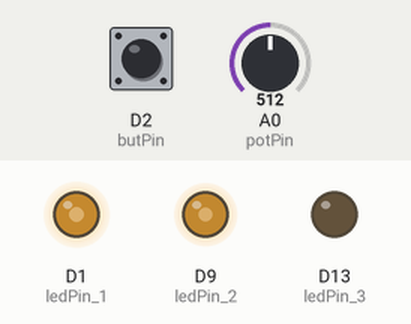
This program was run on a simulated STM32 Nucleo. Shown: output pins drawn as LEDs (lit = HIGH). The inputs (shaded band) are chosen by the test bench; at power-on: A0 (potPin) = 512, D2 (butPin) LOW. What the program prints to the serial monitor is not drawn.

Above: at 1.2 s.
1.3 s: A0 (potPin) set to 716
At 2.0 s:
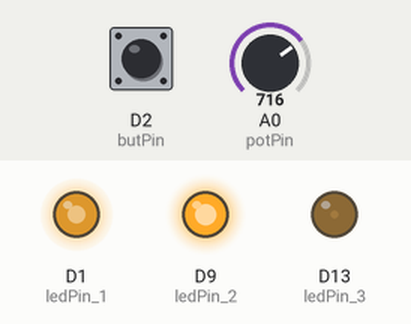
2.9 s: D2 (butPin) pulled HIGH for 0.15 s
At 3.11 s:
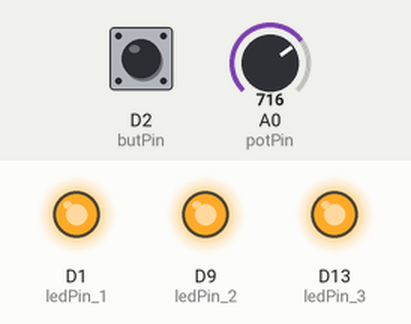
4.7 s: A0 (potPin) set to 900
At 5.1 s:
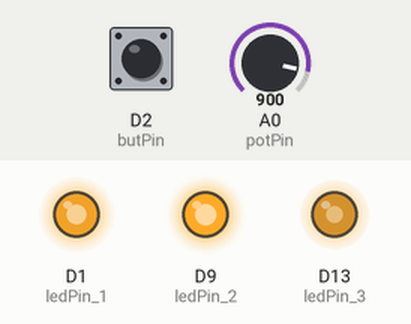
6.3 s: A0 (potPin) set to 306
At 7.6 s:
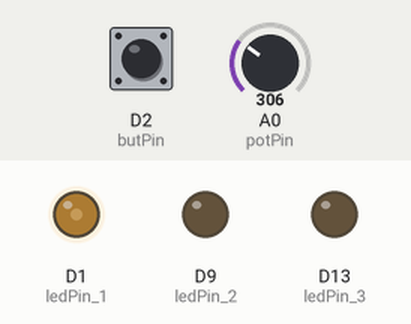
7.9 s: A0 (potPin) set to 162
At 9.1 s:
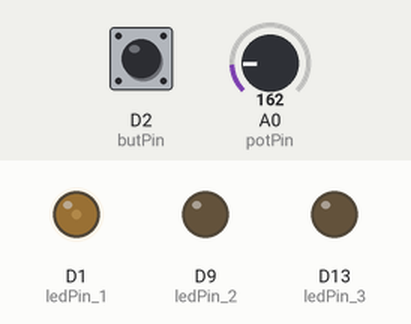
9.5 s: A0 (potPin) set to 1023
At 10.5 s:
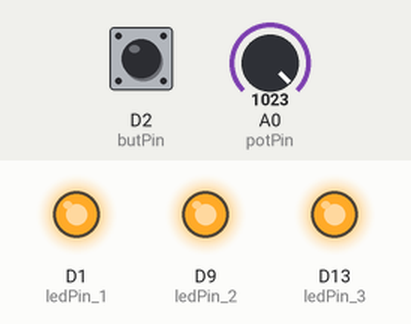
Timing chart, 0 to 12.5 s (numbered marks = the images above; inputs shaded):
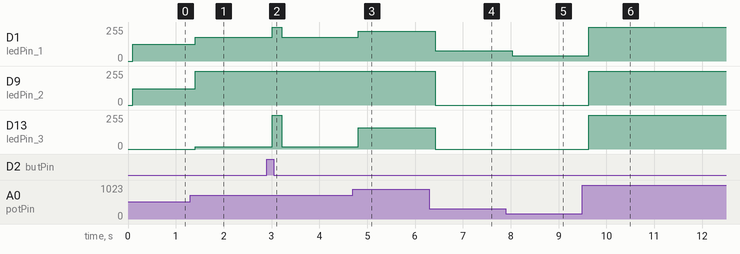

Measured:
- after the input at 1.3 s, D1 (ledPin_1): 127/255 → 178/255 after 0.10 s; D9 (ledPin_2): 121/255 → 255/255 after 0.11 s; D13 (ledPin_3): 0/255 → 18/255 after 0.11 s
- after the input at 2.9 s, D1 (ledPin_1): 178/255 → 255/255 after 0.11 s, → 178/255 0.20 s later; D13 (ledPin_3): 18/255 → 255/255 after 0.11 s, → 18/255 0.20 s later
- after the input at 4.7 s, D1 (ledPin_1): 178/255 → 224/255 after 0.12 s; D13 (ledPin_3): 18/255 → 159/255 after 0.12 s
- after the input at 6.3 s, D1 (ledPin_1): 224/255 → 76/255 after 0.12 s; D9 (ledPin_2): 255/255 → 0/255 after 0.12 s; D13 (ledPin_3): 159/255 → 0/255 after 0.12 s
- after the input at 7.9 s, D1 (ledPin_1): 76/255 → 40/255 after 0.13 s
- after the input at 9.5 s, D1 (ledPin_1): 40/255 → 255/255 after 0.13 s; D9 (ledPin_2), D13 (ledPin_3): 0/255 → 255/255 after 0.13 s

The program:

main.cpp
```cpp
#include <Arduino.h>

const int potPin = A0;
const int butPin = 2;
const int ledPin_1 = 1;
const int ledPin_2 = 9;
const int ledPin_3 = 13;

void setup()
{
  pinMode(potPin, INPUT);
  pinMode(butPin, INPUT);
  pinMode(ledPin_1, OUTPUT);
  pinMode(ledPin_2, OUTPUT);
  pinMode(ledPin_3, OUTPUT);

  Serial.begin(9600);
}
void loop()
{
  int buttonState = 0;
  int potValue = analogRead(potPin);
  potValue = map(potValue, 0, 1023, 0, 255);
  buttonState = digitalRead(butPin);

  Serial.print("potValue: ");
  Serial.print(potValue);
  Serial.print(" buttonState: ");
  Serial.print(buttonState);
  Serial.print(" ");
  delay(100); // Wait for 100 millisecond(s)

  if (potValue >= 0){
  	analogWrite(ledPin_1, potValue);
  	analogWrite(ledPin_2, 0);
  	analogWrite(ledPin_3, 0);
  }
  if (potValue >= 86){
  	analogWrite(ledPin_1, potValue);
  	analogWrite(ledPin_2, map(potValue, 86, 172, 0, 255));
  	analogWrite(ledPin_3, 0);
  }
  if (potValue >= 172){
     analogWrite(ledPin_1, potValue);
  	analogWrite(ledPin_2, map(potValue, 86, 172, 0, 255));
  	analogWrite(ledPin_3, map(potValue, 172, 255, 0, 255));
  }

  if (buttonState == HIGH){
    analogWrite(ledPin_1, 255);
    analogWrite(ledPin_2, 255);
    analogWrite(ledPin_3, 255);
  }
}
```
